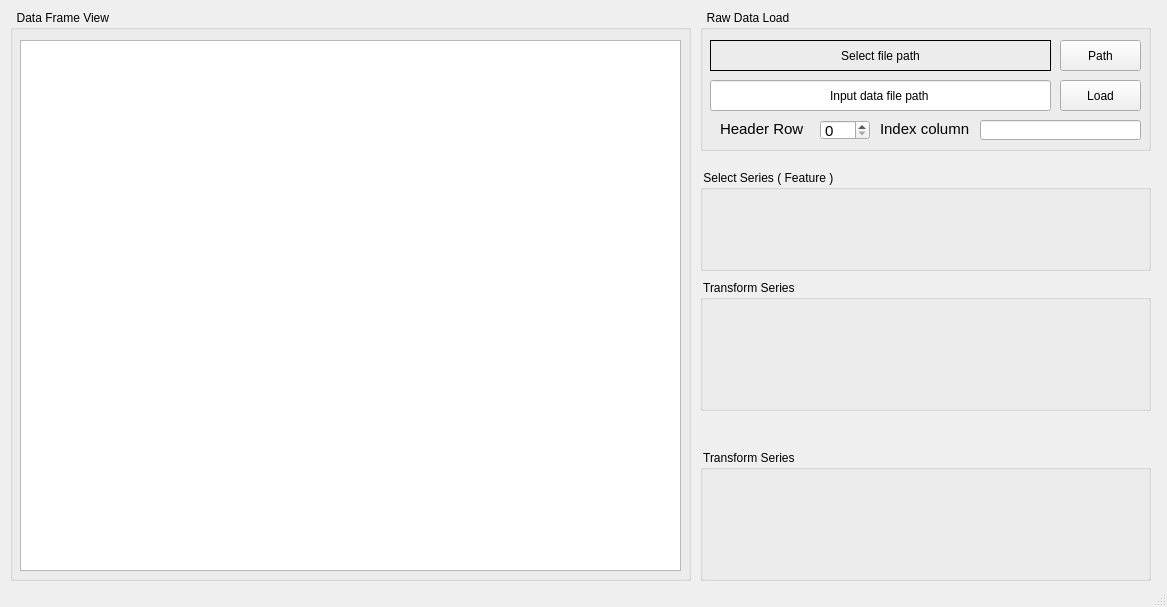
<?xml version="1.0" encoding="UTF-8"?>
<ui version="4.0">
 <class>MainWindow</class>
 <widget class="QMainWindow" name="MainWindow">
  <property name="enabled">
   <bool>true</bool>
  </property>
  <property name="geometry">
   <rect>
    <x>0</x>
    <y>0</y>
    <width>1167</width>
    <height>607</height>
   </rect>
  </property>
  <property name="windowTitle">
   <string>MainWindow</string>
  </property>
  <widget class="QWidget" name="centralwidget">
   <widget class="QWidget" name="verticalLayoutWidget">
    <property name="geometry">
     <rect>
      <x>10</x>
      <y>10</y>
      <width>681</width>
      <height>571</height>
     </rect>
    </property>
    <layout class="QVBoxLayout" name="verticalLayout">
     <item>
      <widget class="QGroupBox" name="DataFrameView">
       <property name="title">
        <string>  Data Frame View</string>
       </property>
       <widget class="QTableWidget" name="DataViewTable">
        <property name="geometry">
         <rect>
          <x>10</x>
          <y>30</y>
          <width>661</width>
          <height>531</height>
         </rect>
        </property>
       </widget>
      </widget>
     </item>
    </layout>
   </widget>
   <widget class="QWidget" name="verticalLayoutWidget_2">
    <property name="geometry">
     <rect>
      <x>700</x>
      <y>10</y>
      <width>451</width>
      <height>141</height>
     </rect>
    </property>
    <layout class="QVBoxLayout" name="verticalLayout_2">
     <item>
      <widget class="QGroupBox" name="RawDataLoad">
       <property name="title">
        <string>  Raw Data Load</string>
       </property>
       <widget class="QLabel" name="select_path_print">
        <property name="geometry">
         <rect>
          <x>10</x>
          <y>30</y>
          <width>341</width>
          <height>31</height>
         </rect>
        </property>
        <property name="frameShape">
         <enum>QFrame::Shape::Box</enum>
        </property>
        <property name="text">
         <string>Select file path</string>
        </property>
        <property name="alignment">
         <set>Qt::AlignmentFlag::AlignCenter</set>
        </property>
       </widget>
       <widget class="QPushButton" name="Path_btn">
        <property name="geometry">
         <rect>
          <x>360</x>
          <y>30</y>
          <width>81</width>
          <height>31</height>
         </rect>
        </property>
        <property name="text">
         <string>Path</string>
        </property>
       </widget>
       <widget class="QLineEdit" name="Path_edit">
        <property name="geometry">
         <rect>
          <x>10</x>
          <y>70</y>
          <width>341</width>
          <height>31</height>
         </rect>
        </property>
        <property name="text">
         <string>Input data file path</string>
        </property>
        <property name="alignment">
         <set>Qt::AlignmentFlag::AlignCenter</set>
        </property>
       </widget>
       <widget class="QPushButton" name="Load">
        <property name="geometry">
         <rect>
          <x>360</x>
          <y>70</y>
          <width>81</width>
          <height>31</height>
         </rect>
        </property>
        <property name="text">
         <string>Load</string>
        </property>
       </widget>
       <widget class="QSpinBox" name="Header_int">
        <property name="geometry">
         <rect>
          <x>120</x>
          <y>110</y>
          <width>50</width>
          <height>20</height>
         </rect>
        </property>
        <property name="font">
         <font>
          <pointsize>11</pointsize>
         </font>
        </property>
        <property name="frame">
         <bool>true</bool>
        </property>
       </widget>
       <widget class="QLabel" name="Header">
        <property name="geometry">
         <rect>
          <x>20</x>
          <y>110</y>
          <width>91</width>
          <height>17</height>
         </rect>
        </property>
        <property name="font">
         <font>
          <pointsize>11</pointsize>
         </font>
        </property>
        <property name="text">
         <string>Header Row</string>
        </property>
       </widget>
       <widget class="QLabel" name="IndexColumn">
        <property name="geometry">
         <rect>
          <x>180</x>
          <y>110</y>
          <width>101</width>
          <height>17</height>
         </rect>
        </property>
        <property name="font">
         <font>
          <pointsize>11</pointsize>
         </font>
        </property>
        <property name="text">
         <string>Index column</string>
        </property>
       </widget>
       <widget class="QLineEdit" name="Index_col">
        <property name="geometry">
         <rect>
          <x>280</x>
          <y>110</y>
          <width>161</width>
          <height>20</height>
         </rect>
        </property>
        <property name="text">
         <string/>
        </property>
        <property name="alignment">
         <set>Qt::AlignmentFlag::AlignCenter</set>
        </property>
       </widget>
      </widget>
     </item>
    </layout>
   </widget>
   <widget class="QWidget" name="verticalLayoutWidget_3">
    <property name="geometry">
     <rect>
      <x>700</x>
      <y>170</y>
      <width>451</width>
      <height>101</height>
     </rect>
    </property>
    <layout class="QVBoxLayout" name="verticalLayout_3">
     <item>
      <widget class="QGroupBox" name="groupBox_3">
       <property name="title">
        <string> Select Series ( Feature )</string>
       </property>
      </widget>
     </item>
    </layout>
   </widget>
   <widget class="QWidget" name="verticalLayoutWidget_4">
    <property name="geometry">
     <rect>
      <x>700</x>
      <y>280</y>
      <width>451</width>
      <height>131</height>
     </rect>
    </property>
    <layout class="QVBoxLayout" name="verticalLayout_4">
     <item>
      <widget class="QGroupBox" name="groupBox_4">
       <property name="title">
        <string> Transform Series </string>
       </property>
      </widget>
     </item>
    </layout>
   </widget>
   <widget class="QWidget" name="verticalLayoutWidget_5">
    <property name="geometry">
     <rect>
      <x>700</x>
      <y>450</y>
      <width>451</width>
      <height>131</height>
     </rect>
    </property>
    <layout class="QVBoxLayout" name="verticalLayout_5">
     <item>
      <widget class="QGroupBox" name="groupBox_5">
       <property name="title">
        <string> Transform Series </string>
       </property>
      </widget>
     </item>
    </layout>
   </widget>
  </widget>
  <widget class="QStatusBar" name="statusbar"/>
 </widget>
 <resources/>
 <connections/>
</ui>
